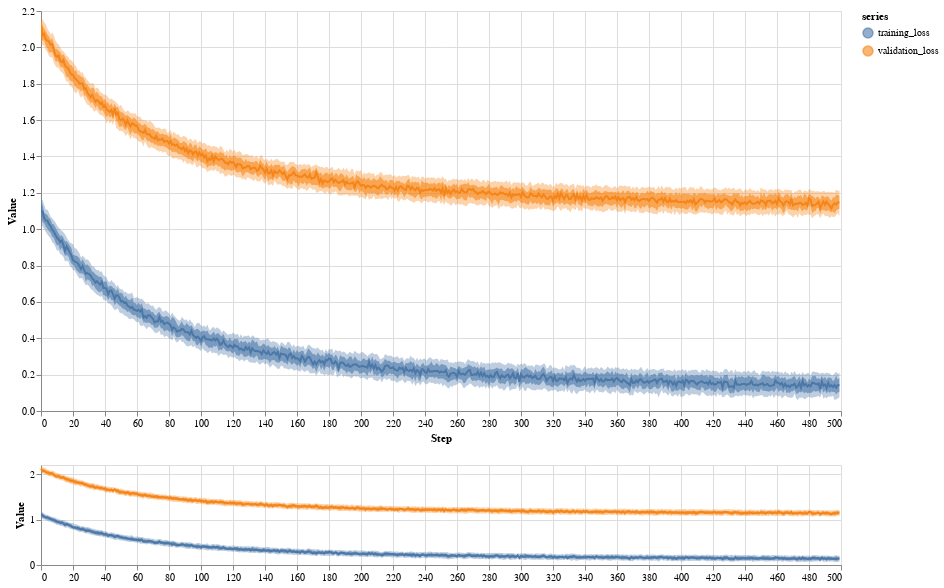

Source (notebook cell):
### Code cell
inspectus.distribution([tl, vl],names=['training_loss', 'validation_loss'], width=800, height=400, height_minimap=100, levels=3)

### Figure 1 — Vega-Lite specification as saved in the notebook (floating-point values rounded to 4 significant figures; data arrays with more than 128 entries replaced by an {"elided": "..."} marker saying what was removed)
{"config": {"view": {"continuousWidth": 300, "continuousHeight": 300}}, "vconcat": [{"layer": [{"mark": {"type": "area", "opacity": 0.6}, "encoding": {"color": {"field": "series", "scale": {"scheme": "tableau10"}, "type": "nominal"}, "opacity": {"condition": {"param": "param_6", "value": 0.6}, "value": 0.001}, "x": {"field": "step", "scale": {"domain": {"param": "param_5", "encoding": "x"}}, "type": "quantitative"}, "y": {"field": "v4", "scale": {"domain": {"param": "param_5", "encoding": "y"}}, "type": "quantitative"}, "y2": {"field": "v6"}}, "name": "view_6"}, {"mark": {"type": "area", "opacity": 0.36}, "encoding": {"color": {"field": "series", "scale": {"scheme": "tableau10"}, "type": "nominal"}, "opacity": {"condition": {"param": "param_6", "value": 0.36}, "value": 0.001}, "x": {"field": "step", "scale": {"domain": {"param": "param_5", "encoding": "x"}}, "type": "quantitative"}, "y": {"field": "v3", "scale": {"domain": {"param": "param_5", "encoding": "y"}}, "type": "quantitative"}, "y2": {"field": "v7"}}}, {"mark": {"type": "line"}, "encoding": {"color": {"field": "series", "scale": {"scheme": "tableau10"}, "type": "nominal"}, "opacity": {"condition": {"param": "param_6", "value": 1}, "value": 0.001}, "x": {"field": "step", "scale": {"domain": {"param": "param_5", "encoding": "x"}}, "title": "Step", "type": "quantitative"}, "y": {"field": "v5", "scale": {"domain": {"param": "param_5", "encoding": "y"}}, "title": "Value", "type": "quantitative"}}}], "data": {"values": {"elided": "1000 records"}}, "height": 400, "width": 800}, {"layer": [{"mark": {"type": "area", "opacity": 0.6}, "encoding": {"color": {"field": "series", "scale": {"scheme": "tableau10"}, "type": "nominal"}, "x": {"field": "step", "type": "quantitative"}, "y": {"field": "v4", "type": "quantitative"}, "y2": {"field": "v6"}}}, {"mark": {"type": "area", "opacity": 0.36}, "encoding": {"color": {"field": "series", "scale": {"scheme": "tableau10"}, "type": "nominal"}, "x": {"field": "step", "type": "quantitative"}, "y": {"field": "v3", "type": "quantitative"}, "y2": {"field": "v7"}}}, {"mark": {"type": "line"}, "encoding": {"color": {"field": "series", "scale": {"scheme": "tableau10"}, "type": "nominal"}, "x": {"field": "step", "title": "", "type": "quantitative"}, "y": {"field": "v5", "title": "Value", "type": "quantitative"}}, "name": "view_5"}], "data": {"values": {"elided": "1000 records"}}, "height": 100, "width": 800}], "params": [{"name": "param_6", "select": {"type": "point", "fields": ["series"]}, "bind": "legend", "views": ["view_6"]}, {"name": "param_5", "select": {"type": "interval", "encodings": ["x", "y"]}, "views": ["view_5"]}], "$schema": "https://vega.github.io/schema/vega-lite/v5.17.0.json"}
